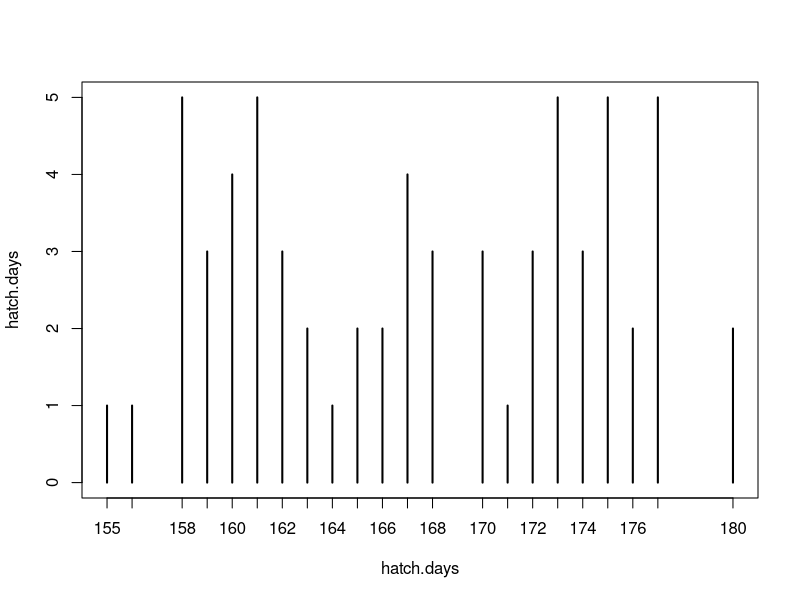
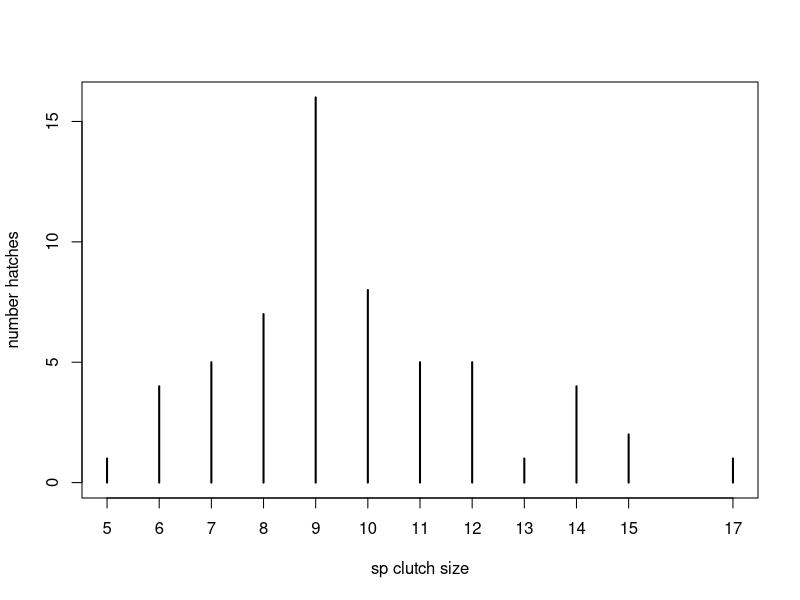
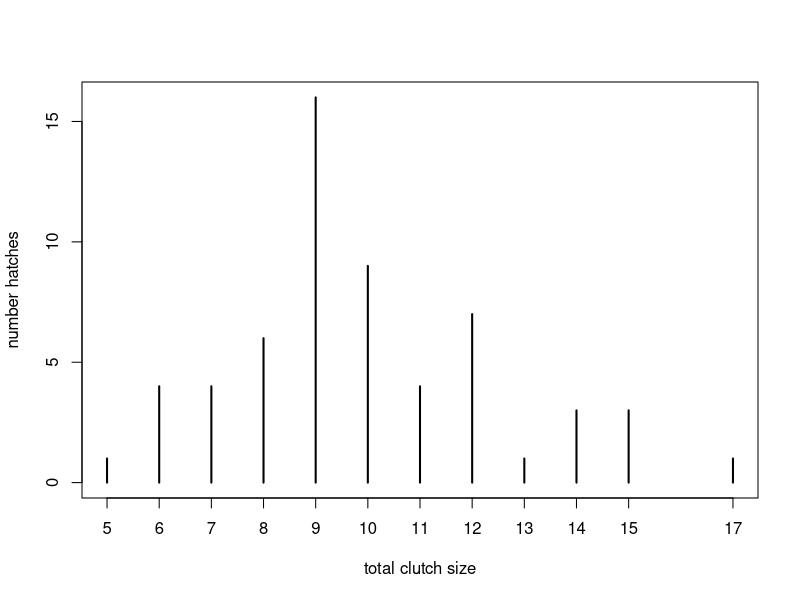
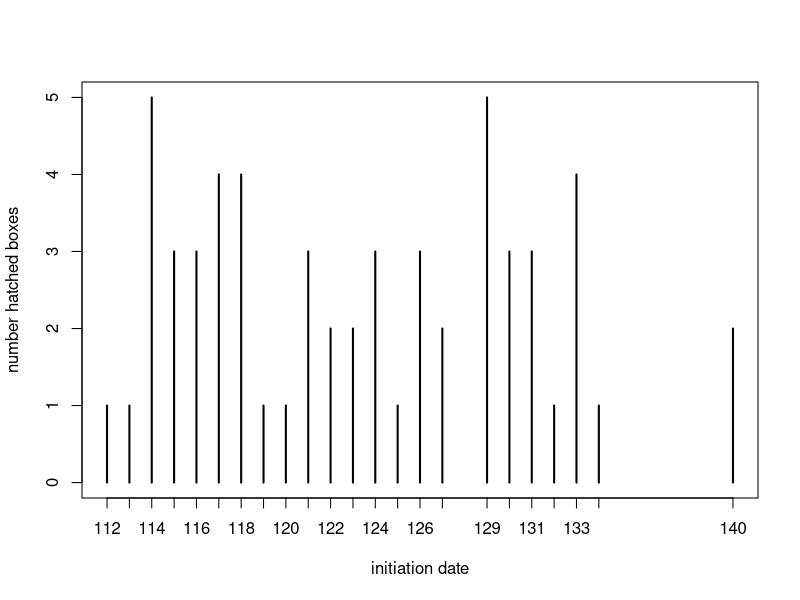

R code for these plots, in order:
#Rec Goldeneye Summary Script
#Created by Hannah Vincelette and Chuck Frost
#Creation date: 8/3/2018



#read in the most current data file

##to run stats on the rec

visits<-read.csv("R_2018_COGO_Box_Checks.csv", header=T, stringsAsFactors = F, na.strings = "")
visits<-visits[ ,1:14]
visits<-visits[visits$sp1 != "UNAV",]
visits<-visits[!is.na(visits$box), ]
visits<-visits[visits$site!="C",]

boxes<-read.csv("R_2018_COGO_Box_Inventory.csv", header=T, stringsAsFactors = F)
boxes<-boxes[ ,1:11]
boxes<-boxes[boxes$sp1 != "UNAV",]
boxes<-boxes[!is.na(boxes$box), ]
boxes<-boxes[boxes$site!="C",]

eggs<-read.csv("R_2018_COGO_Egg_Fate.csv", header=T, stringsAsFactors = F)
eggs<-eggs[,1:8]
eggs<-eggs[eggs$sp != "UNAV",]
eggs<-eggs[!is.na(eggs$box), ]
eggs<-eggs[eggs$site!="C",]

library(ggplot2)



# to run stats on the corps  

# visits<-visits[visits$site=="C",]


#xxxxxxxxxxxxxxxxxxxxxxxxxxxxx
#xxxxxxxxxxxxxxxxxxxxxxxxxxxxx
#xxxxxxxxxxxxxxxxxxxxxxxxxxxxx
#xxxxxxxxxxxxxxxxxxxxxxxxxxxxx
#xxxxxxxxxxxxxxxxxxxxxxxxxxxxx
#xxxxxxxxxxxxxxxxxxxxxxxxxxxxx



#OCCUPANCY

# other occupancy by sp
o.occupancy =table(boxes$sp1[boxes$sp1 %in% c("UNOC", "RDSQ")])
#o.occupancy


# bird occupancy by sp (defined by laying an egg)
occupancy =table(boxes$sp1[!(boxes$sp1 %in% c("UNOC", "RDSQ"))])
#occupancy

# number incubating COGO, BUFF, & COME hens (boxes w/ stage>3)

a.incub<-data.frame(
  box=visits$box[visits$sp1 =="COGO"|visits$sp1 =="BUFF"|visits$sp1 =="COME"],
  sp=visits$sp1[visits$sp1 =="COGO"|visits$sp1 =="BUFF"|visits$sp1 =="COME"],
  stage=visits$stage[visits$sp1 =="COGO"|visits$sp1 =="BUFF"|visits$sp1 =="COME"]
)
#a.incub


for (g in 1:length(a.incub$box)) {
  a.incub$stage[g]=max(a.incub$stage[a.incub$box==a.incub$box[g]])
  if (is.na(a.incub$stage[g])){a.incub$stage[g]=0}
     
}

a.incub<-subset(a.incub, !(a.incub$stage==NA & a.incub$stage<3))
#a.incub
incub.hen<-unique(a.incub)
#incub.hen

incub.hen<-table(incub.hen$sp)

incub.hen.freq<-incub.hen/occupancy[names(occupancy) %in% names(incub.hen)]
#incub.hen.freq

# number boxes with squirrel kittens
squirrels<- length(boxes$sp1[boxes$sp1=="RDSQ"])

# number of boxes unavailable during first sweep
unavailable<- length(visits$visit[visits$visit==1 & visits$sp1=="UNAV"])
#unavailable


# sp combos occupying boxes (defined by laying an egg)
# omits boxes with 3 sp
# will not account for AMKE & OTHER species

a.combo<-data.frame(
  box=boxes$box[boxes$sp1 != "UNOC" & boxes$sp1 != "RDSQ"],
  sp1=boxes$sp1[boxes$sp1 != "UNOC" & boxes$sp1 != "RDSQ"],
  sp2=boxes$sp2[boxes$sp1 != "UNOC" & boxes$sp1 != "RDSQ"],
  sp3=boxes$sp3[boxes$sp1 != "UNOC" & boxes$sp1 != "RDSQ"]
)
#a.combo


combos<-data.frame(
  COGO=length(a.combo$sp1[a.combo$sp1=="COGO" & a.combo$sp2==""]),
  BUFF=length(a.combo$sp1[a.combo$sp1=="BUFF" & a.combo$sp2==""]),
  COME=length(a.combo$sp1[a.combo$sp1=="COME" & a.combo$sp2==""]),
  BOOW=length(a.combo$sp1[a.combo$sp1=="BOOW" & a.combo$sp2==""]),
  COGO.BUFF=length(a.combo$sp1[(a.combo$sp1=="COGO" | a.combo$sp1=="BUFF") & (a.combo$sp2=="COGO"| a.combo$sp2=="BUFF")]),
  COGO.COME=length(a.combo$sp1[(a.combo$sp1=="COGO"| a.combo$sp1=="COME") & (a.combo$sp2=="COGO"|a.combo$sp2=="COME")]),
  COGO.BOOW=length(a.combo$sp1[(a.combo$sp1=="COGO"|a.combo$sp1=="BOOW") & (a.combo$sp2=="COGO"|a.combo$sp2=="BOOW")]), 
  BUFF.BOOW=length(a.combo$sp1[(a.combo$sp1=="BUFF"|a.combo$sp1=="BOOW") & (a.combo$sp2=="BUFF"|a.combo$sp2=="BOOW")]), 
  COME.BOOW=length(a.combo$sp1[(a.combo$sp1=="COME"|a.combo$sp1=="BOOW") & (a.combo$sp2=="COME" | a.combo$sp2=="BOOW")]), 
  COME.BUFF=length(a.combo$sp1[(a.combo$sp1=="BUFF"|a.combo$sp1=="BOOW") & (a.combo$sp2=="COME"|a.combo$sp2=="BUFF")])
  
)
#combos
  



#EGGS

# total number eggs laid by sp

total.eggs<-table(eggs$sp[!(eggs$sp %in% c("UNOC", "RDSQ"))])
#total.eggs


#clutch by sp
clutch<-data.frame(sp=unique(eggs$sp[!(eggs$sp %in% c("UNOC", "RDSQ"))]), small=0, large=0, range=0, mean=0, stringsAsFactors = F)
#clutch

clutch.tot<-data.frame(sp=unique(eggs$sp[!(eggs$sp %in% c("UNOC", "RDSQ"))]), small=0, large=0, range=0, mean=0, stringsAsFactors = F)
#clutch.tot

a.clutch<-data.frame(
  sp=visits$sp1[boxes$outcome=="missed"|boxes$outcome=="marked"|boxes$outcome=="n-abandon"|boxes$outcome=="r-abandon"|boxes$outcome=="u-abandon"], 
  date=visits$date[boxes$outcome=="missed"|boxes$outcome=="marked"|boxes$outcome=="n-abandon"|boxes$outcome=="r-abandon"|boxes$outcome=="u-abandon"],
  box=visits$box[boxes$outcome=="missed"|boxes$outcome=="marked"|boxes$outcome=="n-abandon"|boxes$outcome=="r-abandon"|boxes$outcome=="u-abandon"],
  primaryeggs=0,
  secondaryeggs=0,
  totaleggs=0, stringsAsFactors = F)

#a.clutch

for (b in 1:length(a.clutch$box)) {
  a.clutch$primaryeggs[b]=length(eggs$eggnum[a.clutch$sp[b]==eggs$sp & eggs$box==a.clutch$box[b]])
  a.clutch$secondaryeggs[b]=length(eggs$eggnum[a.clutch$box[b]==eggs$box])-a.clutch$primaryeggs[b]
  a.clutch$totaleggs[b]=a.clutch$primaryeggs[b] + a.clutch$secondaryeggs[b]
  
}
#a.clutch

for (k in 1:length(clutch$sp)){
  clutch$small[k]=min(a.clutch$primaryeggs[a.clutch$sp==clutch$sp[k]]) 
  clutch$large[k]=max(a.clutch$primaryeggs[a.clutch$sp==clutch$sp[k]]) 
  clutch$range[k]=clutch$large[k]-clutch$small[k]
  clutch$mean[k]=mean(a.clutch$primaryeggs[a.clutch$sp==clutch$sp[k]])
}

#clutch

for (k in 1:length(clutch.tot$sp)){
  clutch.tot$small[k]=min(a.clutch$totaleggs[a.clutch$sp==clutch$sp[k]]) 
  clutch.tot$large[k]=max(a.clutch$totaleggs[a.clutch$sp==clutch$sp[k]]) 
  clutch.tot$range[k]=clutch.tot$large[k]-clutch.tot$small[k]
  clutch.tot$mean[k]=mean(a.clutch$totaleggs[a.clutch$sp==clutch$sp[k]])
}

#clutch.tot

#clutch
#clutch.tot

# number boxes with mixed sp eggs 
# doesn't take into account if sp1 hen switches
boxes.o.eggs<-length(boxes$sp2[boxes$sp2 !=""])
#boxes.o.eggs

# number of eggs predated (an egg went missing)
# does not count ducklings found dead (documented in excel sheet as hatched, unmarked egg)
# does not include owls
predation.eggs<-length(eggs$box[is.na(eggs$hatched) & !(eggs$sp %in% c("BOOW", "UNOC", "RDSQ"))])
#predation.eggs

# number of eggs predated over time
# not calculated; need dates of individual egg predation

# number of boxes predated by box initiation date
# not calculated; only have initiation dates for marked boxes (with known JD hatch) and most predated boxes are not marked

# number of boxes predated (an egg went missing)
# does not count ducklings found dead (documented in excel sheet as hatched, unmarked egg)
predation.boxes<-unique(eggs$box[is.na(eggs$hatched)])
predation.boxes<-length(predation.boxes)
#predation.boxes


#NESTING (init, incub, hatch)

#nest initiation COGO & BUFF (min, max, range, mean)

a.initiation<-data.frame(
  sp=visits$sp1[visits$fate==1 & visits$hatched==1 & visits$sp1 %in% c("COGO","BUFF")], 
  date=visits$date[visits$fate==1 & visits$hatched==1 & visits$sp1 %in% c("COGO","BUFF")],
  box=visits$box[visits$fate==1 & visits$hatched==1 & visits$sp1 %in% c("COGO","BUFF")],
  eggs=0,
  adj.eggs=0)
#a.initiation

for (b in 1:length(a.initiation$box)) {
  egg.list=visits$sp1eggs[visits$box == a.initiation$box[b]]
  a.initiation$eggs[b]=egg.list[which.max(egg.list)]
  a.initiation$adj.eggs[b]=a.initiation$eggs[b] 
  if(a.initiation$adj.eggs[b]>8){a.initiation$adj.eggs[b]=8}
}

a.initiation$adj.date=a.initiation$date-28
a.initiation$init.date=a.initiation$adj.date-(a.initiation$adj.eggs*2)

#a.initiation

init<-data.frame(sp=unique(a.initiation$sp), early=0, late=0, range=0, mean=0)
#init

for (c in 1:length(init$sp)){ 
  
  date.list=a.initiation$init.date[a.initiation$sp==init$sp[c]]
  init$early[c]=date.list[which.min(date.list)]
  init$late[c]=date.list[which.max(date.list)]
  init$range[c]=init$late[c]-init$early[c]
  init$mean[c]=mean(date.list)
  
}

#init


#nest initiation COME (min, max, range, mean)

a.initiationC<-data.frame(
  sp=visits$sp1[visits$fate==1 & visits$hatched==1 & visits$sp1=="COME"], 
  date=visits$date[visits$fate==1 & visits$hatched==1 & visits$sp1=="COME"],
  box=visits$box[visits$fate==1 & visits$hatched==1 & visits$sp1=="COME"],
  eggs=0,
  adj.eggs=0)
#a.initiationC

for (b in 1:length(a.initiationC$box)) {
  egg.list=visits$sp1eggs[visits$box == a.initiationC$box[b]]
  a.initiationC$eggs[b]=egg.list[which.max(egg.list)]
  a.initiationC$adj.eggs[b]=a.initiationC$eggs[b] 
  if(a.initiationC$adj.eggs[b]>8){a.initiationC$adj.eggs[b]=8}
}
#a.initiationC

a.initiationC$adj.date=a.initiationC$date-32
a.initiationC$init.date=a.initiationC$adj.date-(a.initiationC$adj.eggs*2)

#a.initiationC

init.COME<-data.frame(sp=unique(a.initiationC$sp), early=0, late=0, range=0, mean=0)
#init.COME

for (c in 1:length(init.COME$sp)){ 
  
  date.list=a.initiationC$init.date[a.initiationC$sp==init.COME$sp[c]]
  init.COME$early[c]=date.list[which.min(date.list)]
  init.COME$late[c]=date.list[which.max(date.list)]
  init.COME$range[c]=init.COME$late[c]-init.COME$early[c]
  init.COME$mean[c]=mean(date.list)
  
}

#init.COME



#incubation COGO & BUFF (min, max, range, mean)
a.initiation2<-data.frame(
  sp=visits$sp1[visits$fate==1 & visits$hatched==1 & visits$sp1!="BOOW"& visits$sp1!="COME"], 
  date=visits$date[visits$fate==1 & visits$hatched==1 & visits$sp1!="BOOW"& visits$sp1!="COME"],
  box=visits$box[visits$fate==1 & visits$hatched==1 & visits$sp1!="BOOW"& visits$sp1!="COME"])
#a.initiation2

a.initiation2$adj.date=a.initiation2$date-28
head(a.initiation2)

#a.initiation2

incub<-data.frame(sp=unique(a.initiation2$sp), early=0, late=0, range=0, mean=0)
#incub


for (g in 1:length(incub$sp)){ 
  date.list=a.initiation2$adj.date[a.initiation2$sp==incub$sp[g]]
  incub$early[g]=date.list[which.min(date.list)]
  incub$late[g]=date.list[which.max(date.list)]
  incub$range[g]=incub$late[g]-incub$early[g]
  incub$mean[g]=mean(date.list)
  
}

#incub

#incubation COME (min, max, range, mean)
a.initiation3<-data.frame(
  sp=visits$sp1[visits$fate==1 & visits$hatched==1 & visits$sp1=="COME"], 
  date=visits$date[visits$fate==1 & visits$hatched==1 & visits$sp1=="COME"],
  box=visits$box[visits$fate==1 & visits$hatched==1 & visits$sp1=="COME"])
#a.initiation3

a.initiation3$adj.date=a.initiation3$date-32
head(a.initiation3)

#a.initiation3

incub.COME<-data.frame(sp=unique(a.initiation3$sp), early=0, late=0, range=0, mean=0)
#incub.COME


for (g in 1:length(incub.COME$sp)){ 
  date.list=a.initiation3$adj.date[a.initiation3$sp==incub.COME$sp[g]]
  incub.COME$early[g]=date.list[which.min(date.list)]
  incub.COME$late[g]=date.list[which.max(date.list)]
  incub.COME$range[g]=incub.COME$late[g]-incub.COME$early[g]
  incub.COME$mean[g]=mean(date.list)
  
}

#incub.COME


#hatch date by sp (min, max, range, mean)

hatch<-data.frame(
  sp=unique(visits$sp1[visits$fate==1 & visits$hatched==1 & visits$sp1 != "BOOW"]),
  early=0, late=0, range=0, mean=0 )

a.hatch<-data.frame(
  sp=visits$sp1[visits$fate==1 & visits$hatched==1 & visits$sp1 != "BOOW"], 
  box=visits$box[visits$fate==1 & visits$hatched==1& visits$sp1 != "BOOW"],
  h.date=visits$date[visits$fate==1 & visits$hatched==1& visits$sp1 != "BOOW"]
)

for (c in 1:length(hatch$sp)){ 
  hatch$early[c]=min(a.hatch$h.date[a.hatch$sp==hatch$sp[c]])
  hatch$late[c]=max(a.hatch$h.date[a.hatch$sp==hatch$sp[c]])
  hatch$range[c]=hatch$late[c]-hatch$early[c]
  hatch$mean[c]=mean(a.hatch$h.date[hatch$sp[c]==a.hatch$sp])
}

#hatch



#NEST SUCCESS

# outcomes by sp (number and freq)
outcome.sp<-table(boxes$outcome, boxes$sp1)
#outcome.sp

outcome.sp.df<-as.data.frame(outcome.sp)
#outcome.sp.df
names(outcome.sp.df)<-c("outcome", "sp", "count")
#outcome.sp.df
total.sp<-aggregate(outcome.sp.df$count~outcome.sp.df$sp, FUN=sum)
names(total.sp)<-c("sp", "count")
#total.sp
outcome.sp.df<-merge(outcome.sp.df, total.sp, by="sp")
#outcome.sp.df
names(outcome.sp.df)<-c("sp", "outcome", "count", "total")
outcome.sp.df$pct<-outcome.sp.df$count/outcome.sp.df$total
#outcome.sp.df
outcome.freq<-reshape(outcome.sp.df[,c("sp", "outcome", "pct")], idvar="outcome", timevar="sp", direction="wide")
names(outcome.freq)<-c("outcome", as.character(unique(outcome.sp.df$sp)))
#outcome.freq

# hatched boxes by sp (number and freq)
hatched<-table(boxes$sp1[boxes$outcome=="missed" | boxes$outcome=="marked"])
#hatched

freq.hatched<- hatched/occupancy[names(occupancy) %in% names(hatched)]
#freq.hatched

# hatched boxes over time
# only considers marked COGO, BUFF, & COME boxes

hatched.time<- data.frame(
  box=visits$box[visits$fate==1 & visits$hatched==1 & visits$sp1 != "BOOW"],
  hatch.day=visits$date[visits$fate==1 & visits$hatched==1 & visits$sp1 != "BOOW"]
)


#hatched.time
hatch.time<-aggregate(hatched.time$hatch.day~hatched.time$box, FUN=min)

#hatched.time

hatch.days<-hatched.time$hatch.day
hatch.days<-table(hatch.days)
#hatch.days
plot(hatch.days)



# number hatched COGO boxes by # eggs

b.clutch<-data.frame(
  sp=visits$sp1[visits$sp1=="COGO"], 
  date=visits$date[visits$sp1=="COGO"],
  box=visits$box[visits$sp1=="COGO"],
  primaryeggs=0,
  secondaryeggs=0,
  totaleggs=0, stringsAsFactors = F)

#b.clutch

for (b in 1:length(b.clutch$box)) {
  b.clutch$primaryeggs[b]=length(eggs$eggnum[b.clutch$sp[b]==eggs$sp & b.clutch$box[b]==eggs$box])
  b.clutch$secondaryeggs[b]=length(eggs$eggnum[b.clutch$box[b]==eggs$box])-b.clutch$primaryeggs[b]
  b.clutch$totaleggs[b]=b.clutch$primaryeggs[b] + b.clutch$secondaryeggs[b]
  
}
#b.clutch


c.clutch<-data.frame(
  box=boxes$box[boxes$sp1=="COGO"],
  outcome=0,
  sp.clutch=0,
  total.clutch=0
  
)



for (m in 1:length(c.clutch$box)){
  c.clutch$outcome[m]=boxes$outcome[c.clutch$box[m]==boxes$box]
  c.clutch$sp.clutch[m]=max(b.clutch$primaryeggs[b.clutch$box==c.clutch$box[m]]) 
  c.clutch$total.clutch[m]=max(b.clutch$totaleggs[b.clutch$box==c.clutch$box[m]]) 
}


####remove rows
c.clutch<-c.clutch[c.clutch$outcome == "missed"|c.clutch$outcome=="marked",]

#c.clutch

sp.clutch.tab<-table(c.clutch$sp.clutch)
total.clutch.tab<-table(c.clutch$total.clutch)

#sp.clutch.tab
#total.clutch.tab

plot(sp.clutch.tab, ylab="number hatches", xlab ="sp clutch size")
plot(total.clutch.tab, ylab= "number hatches", xlab ="total clutch size")


# hatched COGO boxes by init date 

p.initiation<-data.frame(
  sp=visits$sp1[visits$fate==1 & visits$hatched==1 & visits$sp1!="BOOW"], 
  date=visits$date[visits$fate==1 & visits$hatched==1 & visits$sp1!="BOOW"],
  box=visits$box[visits$fate==1 & visits$hatched==1 & visits$sp1!="BOOW"],
  outcome=0,
  eggs=0,
  adj.eggs=0)
#p.initiation

for (b in 1:length(p.initiation$box)) {
  p.initiation$outcome[b]=boxes$outcome[p.initiation$box[b]==boxes$box]
  egg.list=visits$sp1eggs[visits$box == p.initiation$box[b]]
  p.initiation$eggs[b]=egg.list[which.max(egg.list)]
  p.initiation$adj.eggs[b]=p.initiation$eggs[b] 
  if(p.initiation$adj.eggs[b]>8){p.initiation$adj.eggs[b]=8}

}

#p.initiation
p.initiation$adj.date=p.initiation$date-28
p.initiation$init.date=p.initiation$adj.date-(p.initiation$adj.eggs*2)

#p.initiation

init.hatch.COGO<-p.initiation[p.initiation$sp=="COGO",]
#init.hatch.COGO

init.hatch.COGO<-table(init.hatch.COGO$init.date)
#init.hatch.COGO
plot(init.hatch.COGO, xlab="initiation date", ylab="number hatched boxes")



#EGG SUCCESS

# number and freq COGO eggs hatched in COGO boxes
a.COGO.eggs<-data.frame(
  box=eggs$box[eggs$hatched==1 & eggs$sp=="COGO" & !is.na(eggs$hatched)],
  sp1=0
)

for (t in 1:length(a.COGO.eggs$box)){
  a.COGO.eggs$sp1[t]=boxes$sp1[a.COGO.eggs$box[t]==boxes$box]
  
}

COGO.eggs<-table(a.COGO.eggs$sp1)
COGO.eggs.prop<-prop.table(COGO.eggs)


# hatched eggs by sp
hatched.sp<-table(eggs$sp[eggs$hatched==1])
#hatched.sp

all.eggs<-table(eggs$sp[!(eggs$sp %in% c("UNOC", "RDSQ"))])
#all.eggs
hatched.freq<- hatched.sp/all.eggs
#hatched.freq



#HATCHLINGS

# hatchlings marked by sp (1==marked)
marked.sp<-table(eggs$sp[eggs$marked==1])
#marked.sp

# freq hatchlings marked
hatched.sp<-table(eggs$sp[eggs$hatched==1])
hatched.sp.freq<-marked.sp/hatched.sp[names(hatched.sp) %in% names(marked.sp)]



#HEN CAPTURE

# hen status by sp
hen.df<-data.frame(
  sp=boxes$sp1[!(boxes$sp1 %in% c("UNOC", "RDSQ"))], 
  box=boxes$box[!(boxes$sp1 %in% c("UNOC", "RDSQ"))], 
  recap=boxes$recap[!(boxes$sp1 %in% c("UNOC", "RDSQ"))], 
  new=boxes$new[!(boxes$sp1 %in% c("UNOC", "RDSQ"))], 
  uncap=0
)
#hen.df

for(j in 1:length(hen.df$box)) {
  if (is.na(hen.df$recap[j])){hen.df$uncap[j]=1}
}
#hen.df

hen.status<-aggregate(cbind(recap, new,uncap)~sp, data=hen.df, FUN=sum)
hen.status<-aggregate(cbind(recap,new,uncap)~sp, data=hen.df, FUN=sum, na.rm=T, na.action=na.pass)
#hen.status

# number of hens with other markers, by sp
hen.mark<-data.frame(
  box=boxes$box[boxes$sp1 %in% c("COGO", "BUFF", "COME", "OTHER")],
  sp=boxes$sp1[boxes$sp1 %in% c("COGO", "BUFF", "COME", "OTHER")],
  webtag=boxes$webtag[boxes$sp1 %in% c("COGO", "BUFF", "COME", "OTHER")],
  plast=boxes$plast[boxes$sp1 %in% c("COGO", "BUFF", "COME", "OTHER")]
)

hen.mark<-hen.mark[hen.mark$webtag!="" | hen.mark$plast !="",]
#hen.mark



# COGO hen capture status by nest initiation date   
#cap.init<-data.frame(box=boxes$box[boxes$outcome=="marked" & boxes$sp1=="COGO"],
  #sp=boxes$sp1[boxes$outcome=="marked"& boxes$sp1=="COGO"],
  #recap=boxes$recap[boxes$outcome=="marked"& boxes$sp1=="COGO"],
  #new=boxes$new[boxes$outcome=="marked"& boxes$sp1=="COGO"],
  #init.date=0)

#cap.init

#a.initiation

#for(g in 1:length(cap.init$box)){cap.init$init.date[g]=a.initiation$init.date[cap.init$box[g]==a.initiation$box]}


#cap.init

#cap.init.ag<-aggregate(cbind(recap, new)~init.date, data=cap.init, FUN=sum)


#hen.status.plot<-ggplot(data=cap.init, aes(x=init.date, fill=factor(recap, labels=c("new", "recap")), group=recap)) + 
  #geom_bar(position = position_dodge2(preserve = "single"), width = 2) +
  #scale_fill_discrete(name = "hen status")



